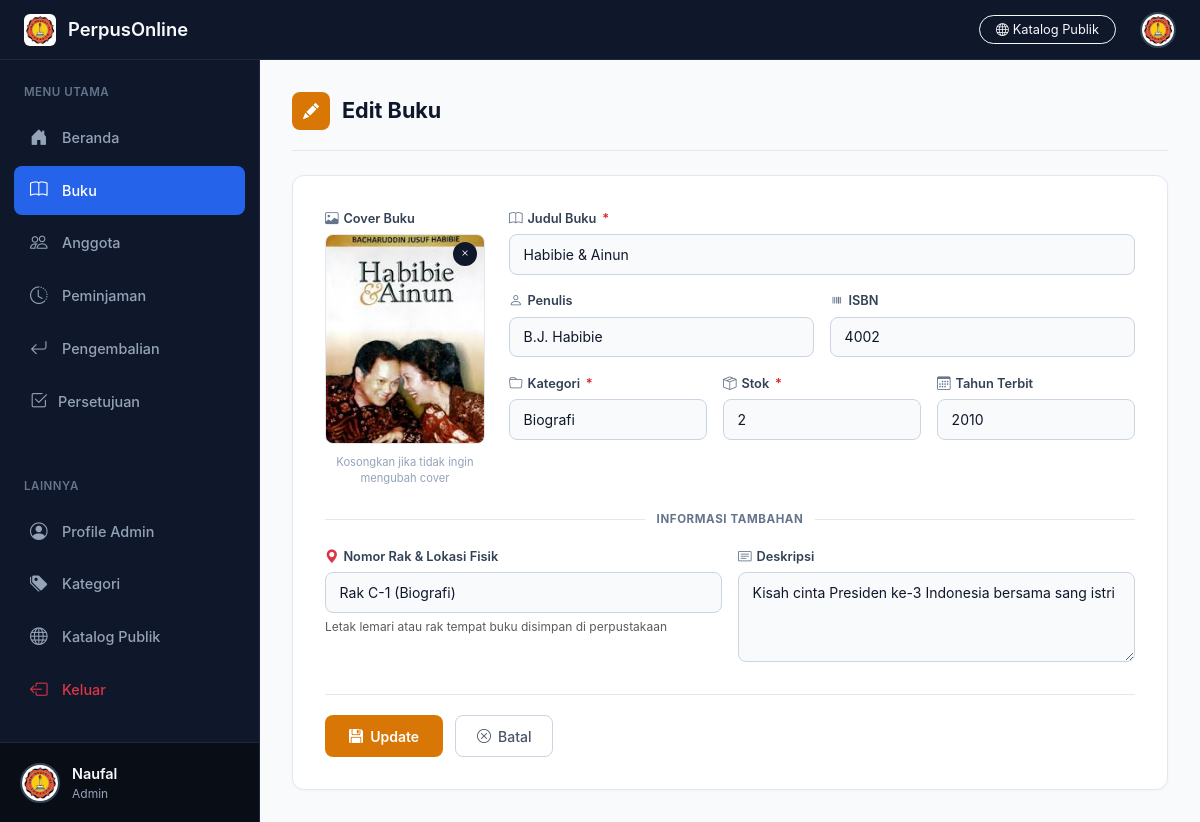
The page /edit_buku.php?id=24 (signed in) on the database its author committed.
### tables this page shows
CREATE TABLE `buku` (
  `id_buku` int NOT NULL AUTO_INCREMENT,
  `id_kategori` int NOT NULL,
  `judul_buku` varchar(200) NOT NULL,
  `penulis` varchar(255) NOT NULL,
  `tahun_terbit` varchar(255) NOT NULL,
  `deskripsi` text NOT NULL,
  `cover` varchar(255) DEFAULT NULL,
  `isbn` int NOT NULL,
  `stok` int NOT NULL DEFAULT '1',
  `stok_total` int NOT NULL DEFAULT '1',
  `stok_tersedia` int NOT NULL DEFAULT '1',
  `lokasi_rak` varchar(100) DEFAULT 'Rak A-1',
  PRIMARY KEY (`id_buku`),
  UNIQUE KEY `unique_isbn` (`isbn`),
  KEY `id_kategori` (`id_kategori`),
  CONSTRAINT `buku_ibfk_1` FOREIGN KEY (`id_kategori`) REFERENCES `kategori` (`id_kategori`)
);

### edit_buku.php (the view, shortened to what this page needs)
<?php
$conn = new mysqli("localhost", "root", "", "perpustakaan");
$id_buku = intval($_GET['id'] ?? 0);
$result = $conn->query("SELECT * FROM buku WHERE id_buku = $id_buku");
$buku = $result->fetch_assoc();
$kategoriList = $conn->query("SELECT id_kategori, nama_kategori FROM kategori ORDER BY nama_kategori ASC");
?>
<!DOCTYPE html>
<html lang="id">
<head>
<link href="https://cdn.jsdelivr.net/npm/bootstrap@5.3.2/dist/css/bootstrap.min.css" rel="stylesheet">
<link rel="stylesheet" href="https://cdn.jsdelivr.net/npm/bootstrap-icons@1.11.1/font/bootstrap-icons.css">
<link rel="stylesheet" href="katalog_styles.css">
</head>
<body>
<header class="main-header">
    <a href="beranda.php" class="brand">
        <img src="logo 40.jpeg" alt="Logo">
        <span>PerpusOnline</span>
    </a>
    <div class="header-right">
        <a href="index.php" class="btn btn-outline-light btn-sm rounded-pill px-3 d-none d-sm-inline-flex me-2" style="font-size:0.8rem;">
            <i class="bi bi-globe me-1"></i>Katalog Publik
        </a>
        <div class="dropdown">
            <img src="logo 40.jpeg" alt="User" class="user-avatar" data-bs-toggle="dropdown">
        </div>
    </div>
</header>
<div class="layout-wrapper">
    <aside class="sidebar" id="sidebar">
        <div class="sidebar-section">
            <div class="sidebar-title">Menu Utama</div>
            <div class="nav-item"><a href="beranda.php" class="nav-link"><i class="bi bi-house-door-fill"></i><span>Beranda</span></a></div>
            <div class="nav-item"><a href="buku.php" class="nav-link active"><i class="bi bi-book"></i><span>Buku</span></a></div>
            <div class="nav-item"><a href="anggota.php" class="nav-link"><i class="bi bi-people"></i><span>Anggota</span></a></div>
            <div class="nav-item"><a href="peminjaman.php" class="nav-link"><i class="bi bi-clock-history"></i><span>Peminjaman</span></a></div>
            <div class="nav-item"><a href="pengembalian.php" class="nav-link"><i class="bi bi-arrow-return-left"></i><span>Pengembalian</span></a></div>
            <div class="nav-item">
                <a href="persetujuan_admin.php" class="nav-link d-flex align-items-center justify-content-between">
                    <div class="d-flex align-items-center gap-2">
                        <i class="bi bi-check2-square"></i><span>Persetujuan</span>
                    </div>
                </a>
            </div>
        </div>
        <div class="sidebar-section">
            <div class="sidebar-title">Lainnya</div>
            <div class="nav-item"><a href="profile_admin.php" class="nav-link"><i class="bi bi-person-circle"></i><span>Profile Admin</span></a></div>
            <div class="nav-item"><a href="tambah_kategori.php" class="nav-link"><i class="bi bi-tags-fill"></i><span>Kategori</span></a></div>
            <div class="nav-item"><a href="index.php" class="nav-link"><i class="bi bi-globe"></i><span>Katalog Publik</span></a></div>
            <div class="nav-item"><a href="logout.php" class="nav-link text-danger"><i class="bi bi-box-arrow-left"></i><span>Keluar</span></a></div>
        </div>
        <div class="sidebar-user">
            <img src="logo 40.jpeg" alt="User">
            <div>
                <div class="sidebar-user-name"><?= htmlspecialchars($_SESSION['nama'] ?? $_SESSION['username'] ?? 'Admin') ?></div>
                <div class="sidebar-user-role"><?= htmlspecialchars($_SESSION['level'] ?? 'admin') ?></div>
            </div>
        </div>
    </aside>
    <main class="main-content">
        <div class="page-top">
            <div class="page-top-icon"><i class="bi bi-pencil-fill"></i></div>
            <h1>Edit Buku</h1>
        </div>
        <div class="form-card">
            <form method="POST" enctype="multipart/form-data" id="formEdit">
                <div class="cover-section">
                    <div class="cover-left">
                        <label class="form-label"><i class="bi bi-image"></i> Cover Buku</label>
                        <div class="cover-preview" id="coverPreview">
                            <img src="" alt="Preview" id="coverPreviewImg">
                            <button type="button" class="cp-remove" onclick="removeCover()" title="Hapus">
                                <i class="bi bi-x"></i>
                            </button>
                        </div>
                        <div class="cover-hint-text">
                            Kosongkan jika tidak ingin<br>mengubah cover
                        </div>
                    </div>
                    <div class="cover-right">
                        <div class="mb-3">
                            <label class="form-label">
                                <i class="bi bi-book"></i> Judul Buku <span class="req">*</span>
                            </label>
                            <input type="text" name="judul" class="form-control"
                                placeholder="Masukkan judul buku"
                                value="<?= htmlspecialchars($buku['judul_buku'] ?? '') ?>"
                                required>
                        </div>
                        <div class="row g-3 mb-3">
                            <div class="col-sm-6">
                                <label class="form-label">
                                    <i class="bi bi-person"></i> Penulis
                                </label>
                                <input type="text" name="penulis" class="form-control"
                                    placeholder="Nama penulis"
                                    value="<?= htmlspecialchars($buku['penulis'] ?? '') ?>">
                            </div>
                            <div class="col-sm-6">
                                <label class="form-label">
                                    <i class="bi bi-upc"></i> ISBN
                                </label>
                                <input type="text" name="isbn" class="form-control"
                                    placeholder="ISBN buku"
                                    value="<?= htmlspecialchars($buku['isbn'] ?? '') ?>">
                            </div>
                        </div>
                        <div class="row g-3">
                            <div class="col-sm-4">
                                <label class="form-label">
                                    <i class="bi bi-folder"></i> Kategori <span class="req">*</span>
                                </label>
                                <select name="id_kategori" class="form-select" required>
                                    <?php
                                    if ($kategoriList) while ($k = $kategoriList->fetch_assoc()):
                                        $sel = ($buku['id_kategori'] == $k['id_kategori']) ? 'selected' : '';
                                    ?>
                                    <option value="<?= $k['id_kategori'] ?>" <?= $sel ?>>
                                        <?= htmlspecialchars($k['nama_kategori']) ?>
                                    </option>
                                    <?php endwhile; ?>
                                </select>
                            </div>
                            <div class="col-sm-4">
                                <label class="form-label">
                                    <i class="bi bi-box-seam"></i> Stok <span class="req">*</span>
                                </label>
                                <input type="number" name="stok" class="form-control"
                                    placeholder="Jumlah stok"
                                    min="1" value="<?= intval($buku['stok'] ?? 1) ?>" required>
                            </div>
                            <div class="col-sm-4">
                                <label class="form-label">
                                    <i class="bi bi-calendar3"></i> Tahun Terbit
                                </label>
                                <input type="number" name="tahun" class="form-control"
                                    placeholder="Contoh: 2023"
                                    min="1900" max="<?= date('Y') ?>"
                                    value="<?= intval($buku['tahun_terbit'] ?? date('Y')) ?>">
                            </div>
                        </div>
                    </div>
                </div>
                <div class="section-sep">
                    <div class="section-sep-line"></div>
                    <span class="section-sep-label">Informasi Tambahan</span>
                    <div class="section-sep-line"></div>
                </div>
                <div class="row g-3">
                    <div class="col-sm-6">
                        <label class="form-label">
                            <i class="bi bi-geo-alt-fill text-danger"></i> Nomor Rak &amp; Lokasi Fisik
                        </label>
                        <input type="text" name="lokasi_rak" class="form-control"
                            placeholder="Contoh: Rak A-3 / Buku Paket"
                            value="<?= htmlspecialchars($buku['lokasi_rak'] ?? 'Rak A-1') ?>">
                        <small class="text-muted" style="font-size:0.75rem;">Letak lemari atau rak tempat buku disimpan di perpustakaan</small>
                    </div>
                    <div class="col-sm-6">
                        <label class="form-label">
                            <i class="bi bi-card-text"></i> Deskripsi
                        </label>
                        <textarea name="deskripsi" class="form-control" rows="2"
                            placeholder="Deskripsi buku (opsional)"><?= htmlspecialchars($buku['deskripsi'] ?? '') ?></textarea>
                    </div>
                </div>
                <div class="form-actions">
                    <button type="submit" class="btn-save">
                        <i class="bi bi-floppy-fill"></i> Update
                    </button>
                    <a href="buku.php" class="btn-cancel">
                        <i class="bi bi-x-circle"></i> Batal
                    </a>
                </div>
            </form>
        </div>
    </main>
</div>
</body>
</html>

### katalog_styles.css (style rules this page uses)
:root { --primary: #1d4ed8; --primary-hover: #1e40af; --primary-light: #eff6ff; --success: #15803d; --success-light: #dcfce7; --warning: #b45309; --warning-light: #fef3c7; --danger: #b91c1c; --danger-light: #fee2e2; --slate-900: #0f172a; --slate-800: #1e293b; --slate-700: #334155; --slate-600: #475569; --slate-100: #f1f5f9; --slate-50: #f8fafc; }

### rows shown on the page
buku: judul "Habibie & Ainun", penulis "B.J. Habibie", isbn "4002", stok "2", tahun "2010", lokasi_rak "Rak C-1 (Biografi)", deskripsi "Kisah cinta Presiden ke-3 Indonesia bersama sang istri"

### other values the page prints
$_SESSION['nama'] "Naufal"
$_SESSION['level'] "Admin"
form field id_kategori "Biografi"
